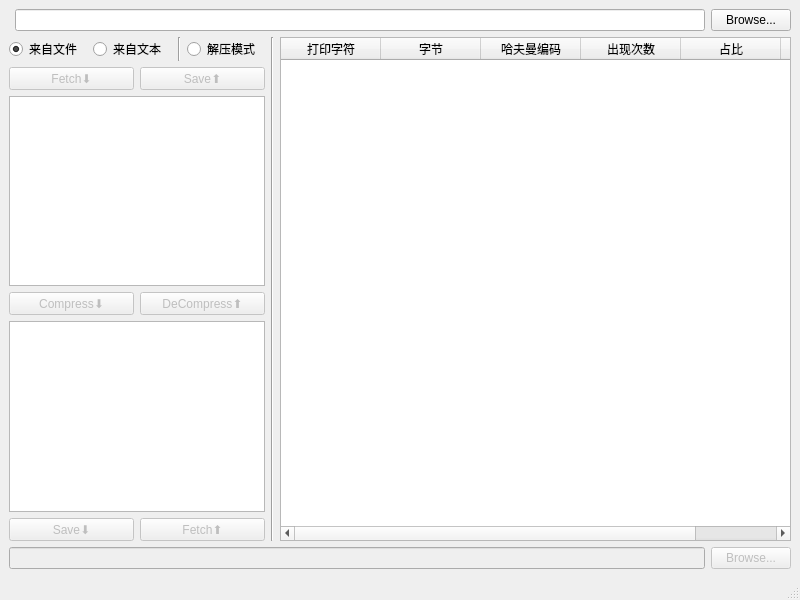
<?xml version="1.0" encoding="UTF-8"?>
<ui version="4.0">
 <class>MainWindow</class>
 <widget class="QMainWindow" name="MainWindow">
  <property name="geometry">
   <rect>
    <x>0</x>
    <y>0</y>
    <width>800</width>
    <height>600</height>
   </rect>
  </property>
  <property name="windowTitle">
   <string>qtHuffZip</string>
  </property>
  <widget class="QWidget" name="centralwidget">
   <layout class="QGridLayout" name="gridLayout">
    <item row="0" column="2">
     <widget class="QPushButton" name="BrowseButton">
      <property name="enabled">
       <bool>true</bool>
      </property>
      <property name="text">
       <string>Browse...</string>
      </property>
      <property name="default">
       <bool>false</bool>
      </property>
      <property name="flat">
       <bool>false</bool>
      </property>
     </widget>
    </item>
    <item row="4" column="2">
     <widget class="QPushButton" name="BrowseButton_2">
      <property name="enabled">
       <bool>false</bool>
      </property>
      <property name="text">
       <string>Browse...</string>
      </property>
     </widget>
    </item>
    <item row="4" column="0" colspan="2">
     <widget class="QLineEdit" name="lineEdit_2">
      <property name="enabled">
       <bool>false</bool>
      </property>
      <property name="placeholderText">
       <string/>
      </property>
     </widget>
    </item>
    <item row="0" column="1">
     <widget class="QLineEdit" name="lineEdit">
      <property name="text">
       <string/>
      </property>
     </widget>
    </item>
    <item row="3" column="0" colspan="3">
     <layout class="QGridLayout" name="gridLayout_2">
      <item row="0" column="7" rowspan="8">
       <widget class="QTableWidget" name="tableWidget">
        <column>
         <property name="text">
          <string>打印字符</string>
         </property>
        </column>
        <column>
         <property name="text">
          <string>字节</string>
         </property>
        </column>
        <column>
         <property name="text">
          <string>哈夫曼编码</string>
         </property>
        </column>
        <column>
         <property name="text">
          <string>出现次数</string>
         </property>
        </column>
        <column>
         <property name="text">
          <string>占比</string>
         </property>
        </column>
        <column>
         <property name="text">
          <string>比例条(log)</string>
         </property>
        </column>
       </widget>
      </item>
      <item row="5" column="0" colspan="6">
       <layout class="QHBoxLayout" name="horizontalLayout_7">
        <item>
         <widget class="QPushButton" name="CompressButton">
          <property name="enabled">
           <bool>false</bool>
          </property>
          <property name="text">
           <string>Compress⬇️</string>
          </property>
          <property name="default">
           <bool>false</bool>
          </property>
          <property name="flat">
           <bool>false</bool>
          </property>
         </widget>
        </item>
        <item>
         <widget class="QPushButton" name="DeCompressButton">
          <property name="enabled">
           <bool>false</bool>
          </property>
          <property name="text">
           <string>DeCompress⬆️</string>
          </property>
         </widget>
        </item>
       </layout>
      </item>
      <item row="0" column="6" rowspan="8">
       <widget class="Line" name="line_2">
        <property name="orientation">
         <enum>Qt::Vertical</enum>
        </property>
       </widget>
      </item>
      <item row="0" column="0" rowspan="3" colspan="6">
       <layout class="QHBoxLayout" name="horizontalLayout_2">
        <item>
         <widget class="QRadioButton" name="FromFileRadioButton">
          <property name="text">
           <string>来自文件</string>
          </property>
          <property name="checked">
           <bool>true</bool>
          </property>
         </widget>
        </item>
        <item>
         <widget class="QRadioButton" name="FromTextRadioButton">
          <property name="text">
           <string>来自文本</string>
          </property>
         </widget>
        </item>
        <item>
         <widget class="Line" name="line">
          <property name="orientation">
           <enum>Qt::Vertical</enum>
          </property>
         </widget>
        </item>
        <item>
         <widget class="QRadioButton" name="DeCompRadioButton">
          <property name="text">
           <string>解压模式</string>
          </property>
         </widget>
        </item>
       </layout>
      </item>
      <item row="7" column="0" colspan="6">
       <layout class="QHBoxLayout" name="horizontalLayout_8">
        <item>
         <widget class="QPushButton" name="DestSaveButton">
          <property name="enabled">
           <bool>false</bool>
          </property>
          <property name="text">
           <string>Save⬇️</string>
          </property>
         </widget>
        </item>
        <item>
         <widget class="QPushButton" name="DestFetchButton">
          <property name="enabled">
           <bool>false</bool>
          </property>
          <property name="text">
           <string>Fetch⬆️</string>
          </property>
         </widget>
        </item>
       </layout>
      </item>
      <item row="4" column="0" colspan="6">
       <widget class="QPlainTextEdit" name="plainTextEdit">
        <property name="enabled">
         <bool>true</bool>
        </property>
        <property name="readOnly">
         <bool>true</bool>
        </property>
       </widget>
      </item>
      <item row="6" column="0" colspan="6">
       <widget class="QTextBrowser" name="textBrowser"/>
      </item>
      <item row="3" column="0" colspan="6">
       <layout class="QHBoxLayout" name="horizontalLayout_6">
        <item>
         <widget class="QPushButton" name="OrigFetchButton">
          <property name="enabled">
           <bool>false</bool>
          </property>
          <property name="text">
           <string>Fetch⬇️</string>
          </property>
         </widget>
        </item>
        <item>
         <widget class="QPushButton" name="OrigSaveButton">
          <property name="enabled">
           <bool>false</bool>
          </property>
          <property name="text">
           <string>Save⬆️</string>
          </property>
         </widget>
        </item>
       </layout>
      </item>
     </layout>
    </item>
   </layout>
  </widget>
  <widget class="QMenuBar" name="menubar">
   <property name="geometry">
    <rect>
     <x>0</x>
     <y>0</y>
     <width>800</width>
     <height>24</height>
    </rect>
   </property>
  </widget>
  <widget class="QStatusBar" name="statusbar">
   <property name="statusTip">
    <string/>
   </property>
  </widget>
 </widget>
 <resources/>
 <connections/>
</ui>
